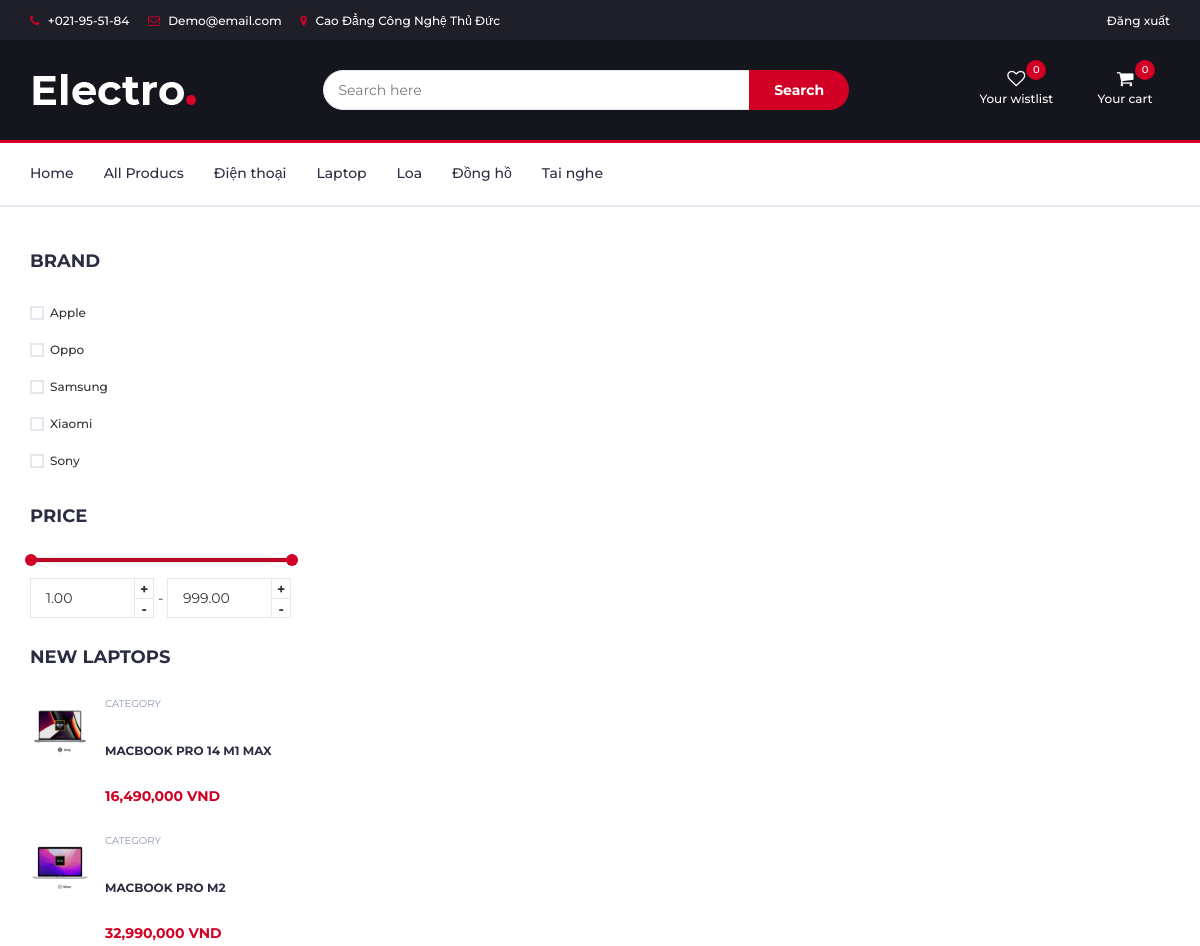
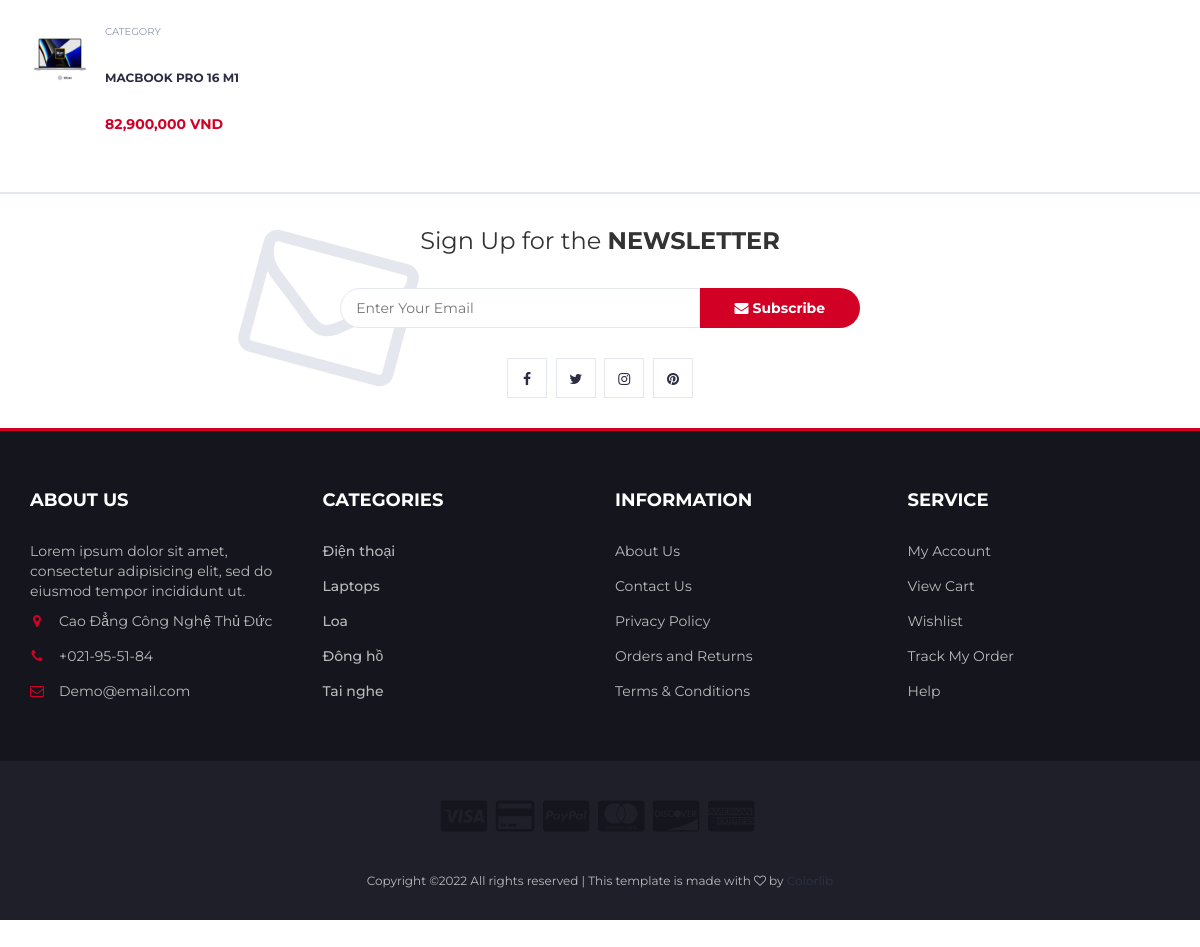
Page /result.php (signed in) on the committed database (2 pictures, top to bottom).
### tables this page shows
CREATE TABLE `protypes` (
  `type_id` int(11) NOT NULL,
  `type_name` varchar(100) NOT NULL
);

CREATE TABLE `manufactures` (
  `manu_id` int(11) NOT NULL,
  `manu_name` varchar(100) NOT NULL
);

CREATE TABLE `products` (
  `id` int(11) NOT NULL,
  `name` varchar(100) NOT NULL,
  `manu_id` int(11) NOT NULL,
  `type_id` int(11) NOT NULL,
  `price` int(11) NOT NULL,
  `pro_image` varchar(150) NOT NULL,
  `description` text NOT NULL,
  `feature` tinyint(4) NOT NULL,
  `so_luong` int(11) NOT NULL,
  `created_at` timestamp NOT NULL DEFAULT current_timestamp() ON UPDATE current_timestamp()
);

### models/db.php (called while the page is built)
<?php
class Db
{
	public static $connection;
    public function __construct()
    {
    if (!self::$connection) {
    self::$connection = new mysqli(DB_HOST, DB_USER, DB_PASSWORD, DB_NAME,PORT);
    self::$connection->set_charset(DB_CHARSET);
    }
    return self::$connection;
    }
}

### models/protype.php (called while the page is built, shortened)
<?php
class Protype extends Db{
    public function getProtypes()
    {
        $sql = self::$connection->prepare("SELECT * FROM protypes");
        $sql->execute();
        $items = $sql->get_result()->fetch_all(MYSQLI_ASSOC);
        return $items;
    }
}

### models/product.php (called while the page is built, shortened)
<?php
class Product extends Db
{
    public function getAllProducts()
    {
        $sql = self::$connection->prepare("SELECT * FROM products");
        $sql->execute();
        $item = $sql->get_result()->fetch_all(MYSQLI_ASSOC);
        return $item;
    }
    public function get3ProductsLaptop()
    {
        $sql = self::$connection->prepare("SELECT * FROM products WHERE type_id = ? order by id desc LIMIT 3");
        $varibles = 2;
        $sql->bind_param("i", $varibles);
        $sql->execute();
        $item = $sql->get_result()->fetch_all(MYSQLI_ASSOC);
        return $item;
    }
    public function getAllManufactures()
    {
        $sql = self::$connection->prepare("SELECT * FROM manufactures");
        $sql->execute();
        $items = $sql->get_result()->fetch_all(MYSQLI_ASSOC);
        return $items;
    }
}

### result.php (the view, shortened to what this page needs)
<?php session_start();
require "models/db.php";
require "models/product.php";
require "models/protype.php";
$product = new Product;
$getAllProducts = $product->getAllProducts();
$protype = new Protype;
$protypes = $protype->getProtypes();
?>
<?php include "./views/header.php" ?>
<div class="section">
    <div class="container">
        <div class="row">
            <div id="aside" class="col-md-3">
                <div class="aside">
                    <h3 class="aside-title">Brand</h3>
                    <div class="checkbox-filter">
                        <?php
                        $product = new Product;
                        $manufactures = $product->getAllManufactures();
                        foreach ($manufactures as $value) :
                        ?>
                            <div class="input-checkbox">
                                <label for="brand-<?php echo $value['manu_id'] ?>">
                                    <span></span>
                                    <?php echo $value['manu_name'] ?>
                                </label>
                            </div>
                        <?php endforeach; ?>
                    </div>
                </div>
                <div class="aside">
                    <h3 class="aside-title">Price</h3>
                    <div class="price-filter">
                        <div id="price-slider"></div>
                        <div class="input-number price-min">
                            <input id="price-min" type="number">
                            <span class="qty-up">+</span>
                            <span class="qty-down">-</span>
                        </div>
                        <span>-</span>
                        <div class="input-number price-max">
                            <input id="price-max" type="number">
                            <span class="qty-up">+</span>
                            <span class="qty-down">-</span>
                        </div>
                    </div>
                </div>
                <div class="aside">
                    <h3 class="aside-title">New Laptops</h3>
                    <?php
                    $product = new Product;
                    $products = $product->get3ProductsLaptop();
                    foreach ($products as $value) :
                    ?>
                        <div class="product-widget">
                            <div class="product-img">
                                <img src="./img/<?php echo $value['pro_image'] ?>" alt="">
                            </div>
                            <div class="product-body">
                                <p class="product-category">Category</p>
                                <h3 class="product-name"><a href="detail.php?id=<?php echo $value['id'] ?>&type_id=<?php echo $value['type_id'] ?>"><?php echo $value['name'] ?></a></h3>
                                <h4 class="product-price"><?php echo number_format($value['price']) ?> VND
                                </h4>
                            </div>
                        </div>
                    <?php endforeach ?>
                </div>
            </div>
            <div id="store" class="col-md-9">
                <div class="store-filter clearfix">
                </div>
        </div>
    </div>
</div>
<?php include "./views/footer.php" ?>

### views/header.php (shortened to what this page needs)
<!DOCTYPE html>
<html lang="en">
<head>
	<link type="text/css" rel="stylesheet" href="css/bootstrap.min.css" />
	<link type="text/css" rel="stylesheet" href="css/slick.css" />
	<link type="text/css" rel="stylesheet" href="css/slick-theme.css" />
	<link type="text/css" rel="stylesheet" href="css/nouislider.min.css" />
	<link rel="stylesheet" href="css/font-awesome.min.css">
	<link type="text/css" rel="stylesheet" href="css/style.css" />
</head>
<body>
	<header>
		<div id="top-header">
			<div class="container">
				<ul class="header-links pull-left">
					<li><a href="#"><i class="fa fa-phone"></i> +021-95-51-84</a></li>
					<li><a href="#"><i class="fa fa-envelope-o"></i> Demo@email.com</a></li>
					<li><a href="#"><i class="fa fa-map-marker"></i> Cao Đẳng Công Nghệ Thủ Đức</a></li>
				</ul>
				<ul class="header-links pull-right">
					<?php
					$activePage = basename($_SERVER['PHP_SELF'], ".php");
					if (isset($_SESSION['name'])) {
						echo '<li><a href="./logout.php">Đăng xuất</a></li>';
					} else {
						echo '<li><a href="./login.php">Đăng nhập</a></li>';
					}
					?>
				</ul>
			</div>
		</div>
		<div id="header">
			<div class="container">
				<div class="row">
					<div class="col-md-3">
						<div class="header-logo">
							<a href="index.php" class="logo">
								<img src="./img/logo.png" alt="">
							</a>
						</div>
					</div>
					<div class="col-md-6">
						<div class="header-search">
							<form method="get" action="result.php">
								<input class="input" placeholder="Search here" name="keyword">
								<button type="submit" class="search-btn">Search</button>
							</form>
						</div>
					</div>
					<div class="col-md-3 clearfix">
						<div class="header-ctn">
							<?php if (isset($_SESSION['name'])) { ?>
								<div>
									<a href="wistlist.php">
										<i class="fa fa-heart-o"></i>
										<span>Your wistlist</span>
										<?php
										$qty = 0;
										?>
										<div class="qty"><?php echo $qty ?></div>
									</a>
								</div>
							<?php } ?>
							<?php if (isset($_SESSION['name'])) {
							?>
								<div class="dropdown">
									<a class="dropdown-toggle" data-toggle="dropdown" aria-expanded="true">
										<i class="fa fa-shopping-cart"></i>
										<span>Your cart</span>
										<?php
										$totalProduct = 0;
										?>
										<div class="qty">
											<?php echo $totalProduct; ?>
										</div>
									</a>
								</div>
							<?php } ?>
						</div>
					</div>
				</div>
			</div>
		</div>
	</header>
	<nav id="navigation">
		<div class="container">
			<div id="responsive-nav">
				<ul class="main-nav nav navbar-nav">
					<li class="<?= ($activePage == 'index') ? 'active' : ''; ?>"><a href="./index.php">Home</a></li>
					<li class="<?= ($activePage == 'store') ? 'active' : ''; ?>"><a href="./store.php">All Producs</a></li>
					<?php
					foreach ($protypes as $value) :
						if (isset($_GET['type_id'])) {
					?>
							<li class="<?= ($value['type_id'] == $_GET['type_id']) ? 'active' : ''; ?>"><a href="protype_product.php?type_id=<?php echo $value['type_id'] ?>"><?php echo $value['type_name'] ?></a></li>
						<?php } else { ?>
							<li><a href="protype_product.php?type_id=<?php echo $value['type_id'] ?>"><?php echo $value['type_name'] ?></a></li>
					<?php }
					endforeach; ?>
				</ul>
			</div>
		</div>
	</nav>

### rows in the picture
protypes: type_name "Điện thoại"
protypes: type_name "Laptop"
protypes: type_name "Loa"
protypes: type_name "Đồng hồ"
protypes: type_name "Tai nghe"
manufactures: manu_name "Apple"
manufactures: manu_name "Oppo"
manufactures: manu_name "Samsung"
manufactures: manu_name "Xiaomi"
manufactures: manu_name "Sony"
products: pro_image (picture), name "MACBOOK PRO 14 M1 MAX", price "16,490,000"
products: pro_image (picture), name "MACBOOK PRO M2", price "32,990,000"
products: pro_image (picture), name "MACBOOK PRO 16 M1", price "82,900,000"

### other values in the picture
$qty "0"
$totalProduct "0"
